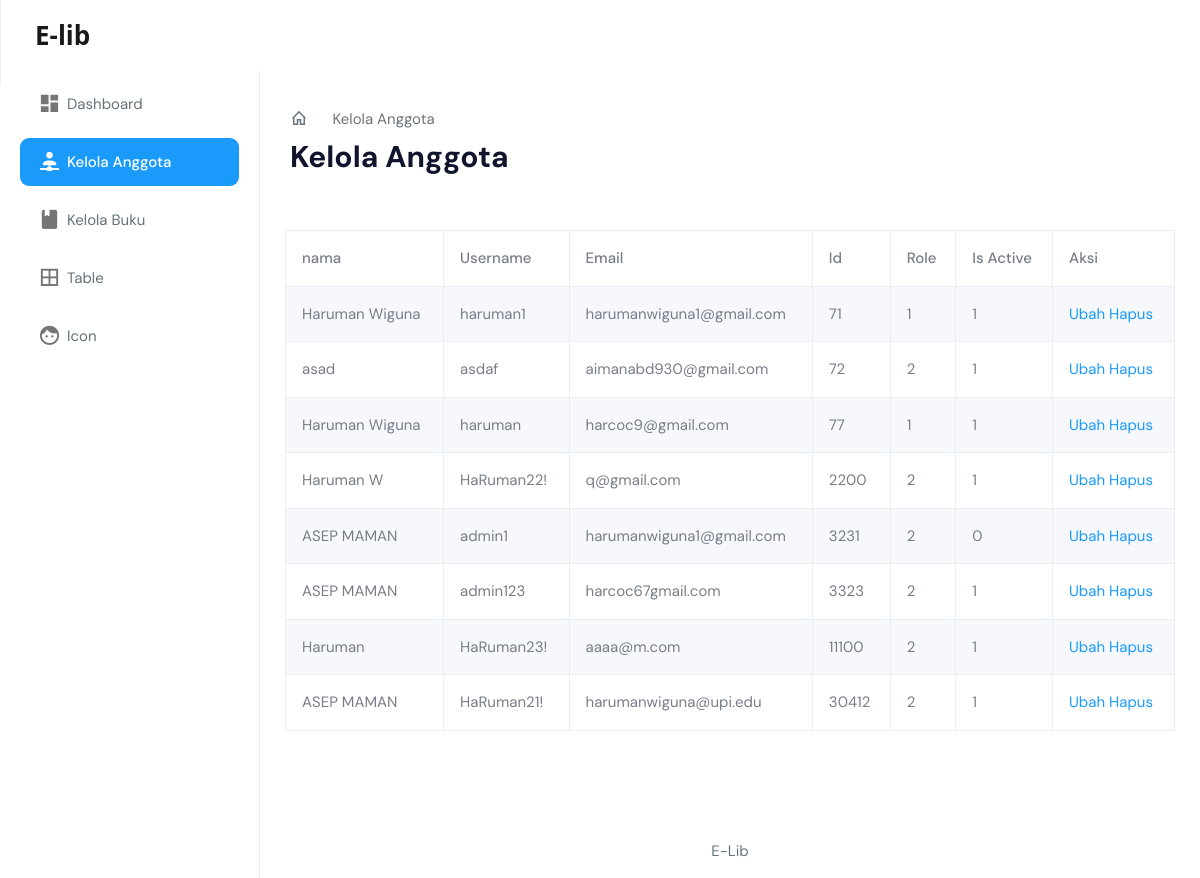
/admin/html/kelolaanggota.php, run on the app's committed database.
### tables this page shows
CREATE TABLE `user` (
  `id_user` int(15) NOT NULL,
  `nama` varchar(100) NOT NULL,
  `username` varchar(50) NOT NULL,
  `email` varchar(100) NOT NULL,
  `password` varchar(100) NOT NULL,
  `role` int(10) NOT NULL,
  `is_active` int(10) NOT NULL,
  `date_created` int(100) NOT NULL
);

### admin/html/kelolaanggota.php (the view, shortened to what this page needs)
<?php
require_once '../../inc/koneksi.php';
?>
<!DOCTYPE html>
<html dir="ltr" lang="en">
<head>
    <link href="../dist/css/style.min.css" rel="stylesheet">
</head>
<?php
            $sql_user = 'SELECT nama, username,password, email, id_user, role, is_active  FROM user';
            $query_user = mysqli_query($con, $sql_user);
            ?>
<body>
    <div id="main-wrapper" data-layout="vertical" data-navbarbg="skin5" data-sidebartype="full"
        data-sidebar-position="absolute" data-header-position="absolute" data-boxed-layout="full">
        <header class="topbar" data-navbarbg="skin6">
        <nav class="navbar top-navbar navbar-expand-md navbar-light">
                <div class="navbar-header" data-logobg="skin6" style="width: 0px;">
                    <a class="navbar-brand" href="index.php" >
                        <b class="logo-icon">
                            <p style="font-family: 'Segoe UI', Tahoma, Verdana, sans-serif; font-size:26px">E-lib</p>
                        </b>
                    </a>
                </div>
            </nav>
        </header>
        <aside class="left-sidebar" data-sidebarbg="skin6">
            <div class="scroll-sidebar">
                <nav class="sidebar-nav">
                    <ul id="sidebarnav">
                        <li class="sidebar-item"> <a class="sidebar-link waves-effect waves-dark sidebar-link"
                                href="index.php" aria-expanded="false"><i class="mdi mdi-view-dashboard"></i><span
                                    class="hide-menu">Dashboard</span></a></li>
                        <li class="sidebar-item"> <a class="sidebar-link waves-effect waves-dark sidebar-link"
                                href="kelolaanggota.php" aria-expanded="false"><i
                                    class="mdi mdi-account-network"></i><span class="hide-menu">Kelola Anggota</span></a></li>
                        <li class="sidebar-item"> <a class="sidebar-link waves-effect waves-dark sidebar-link"
                                        href="kelolabuku.php" aria-expanded="false"><i
                                    class="mdi mdi-book"></i><span class="hide-menu">Kelola Buku</span></a></li>
                        <li class="sidebar-item"> <a class="sidebar-link waves-effect waves-dark sidebar-link"
                                href="table-basic.html" aria-expanded="false"><i class="mdi mdi-border-all"></i><span
                                    class="hide-menu">Table</span></a></li>
                        <li class="sidebar-item"> <a class="sidebar-link waves-effect waves-dark sidebar-link"
                                href="icon-material.html" aria-expanded="false"><i class="mdi mdi-face"></i><span
                                    class="hide-menu">Icon</span></a></li>
                    </ul>
                </nav>
            </div>
        </aside>
        <div class="page-wrapper">
            <div class="page-breadcrumb">
                <div class="row align-items-center">
                    <div class="col-6">
                        <nav aria-label="breadcrumb">
                            <ol class="breadcrumb mb-0 d-flex align-items-center">
                              <li class="breadcrumb-item"><a href="index.php" class="link"><i class="mdi mdi-home-outline fs-4"></i></a></li>
                              <li class="breadcrumb-item active" aria-current="page">Kelola Anggota</li>
                            </ol>
                          </nav>
                        <h1 class="mb-0 fw-bold">Kelola Anggota</h1>
                    </div>
                </div>
            </div>
            <div class="container-fluid">
                <div class="row">
                    <div class="box-body">
			<div class="table-responsive">
				<table id="example1" class="table table-bordered table-striped">
					<thead>
						<tr>
							<th>nama</th>
							<th>Username</th>
							<th>Email</th>
							<th>Id</th>
							<th>Role</th>
							<th>Is Active</th>
							<th>Aksi</th>
						</tr>
					</thead>
					<tbody>
                    <?php
                        while ($row = mysqli_fetch_array($query_user))
                        {
                            echo '<tr>';
                            echo "<td>" . $row['nama'] . "</td>";
                            echo "<td>" . $row['username'] . "</td>";
                            echo "<td>" . $row['email'] . "</td>";
                            echo "<td>" . $row['id_user'] . "</td>";
                            echo "<td>" . $row['role'] . "</td>";
                            echo "<td>" . $row['is_active'] . "</td>";
                            echo "<td><a href='./user/form-edit-user.php?id_user=".$row['id_user']."'>Ubah</a>
                                      <a href='./user/delete-user.php?id_user=".$row['id_user']."'>Hapus</a></td>";
                            echo '</tr>';
                        }
                    ?>
					</tbody>
				</table>
			</div>
		</div>
                </div>
            </div>
            <footer class="footer text-center">
                E-Lib
            </footer>
        </div>
    </div>
</body>
</html>

### data on the page
user: nama "Haruman Wiguna", username "haruman1", email "harumanwiguna1@gmail.com", id_user "71", role "1", is_active "1"
user: nama "asad", username "asdaf", email "aimanabd930@gmail.com", id_user "72", role "2", is_active "1"
user: nama "Haruman Wiguna", username "haruman", email "harcoc9@gmail.com", id_user "77", role "1", is_active "1"
user: nama "Haruman W", username "HaRuman22!", email "q@gmail.com", id_user "2200", role "2", is_active "1"
user: nama "ASEP MAMAN", username "admin1", email "harumanwiguna1@gmail.com", id_user "3231", role "2", is_active "0"
user: nama "ASEP MAMAN", username "admin123", email "harcoc67gmail.com", id_user "3323", role "2", is_active "1"
user: nama "Haruman", username "HaRuman23!", email "aaaa@m.com", id_user "11100", role "2", is_active "1"
user: nama "ASEP MAMAN", username "HaRuman21!", email "harumanwiguna@upi.edu", id_user "30412", role "2", is_active "1"
